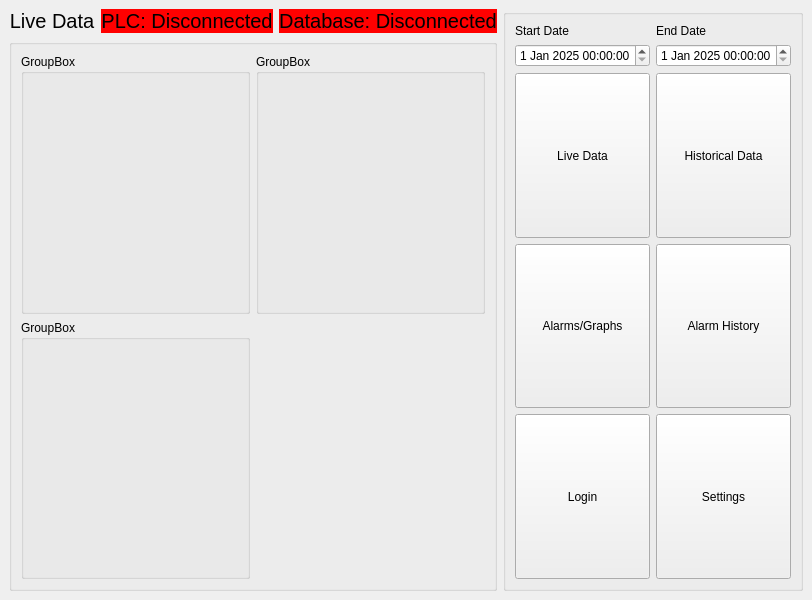
<?xml version="1.0" encoding="UTF-8"?>
<ui version="4.0">
 <class>MainWindow</class>
 <widget class="QMainWindow" name="MainWindow">
  <property name="geometry">
   <rect>
    <x>0</x>
    <y>0</y>
    <width>800</width>
    <height>600</height>
   </rect>
  </property>
  <property name="windowTitle">
   <string>MainWindow</string>
  </property>
  <widget class="QWidget" name="centralwidget">
   <layout class="QGridLayout" name="gridLayout_2">
    <item row="0" column="0">
     <widget class="QLabel" name="label_13">
      <property name="sizePolicy">
       <sizepolicy hsizetype="Fixed" vsizetype="Fixed">
        <horstretch>0</horstretch>
        <verstretch>0</verstretch>
       </sizepolicy>
      </property>
      <property name="font">
       <font>
        <pointsize>15</pointsize>
       </font>
      </property>
      <property name="text">
       <string>Live Data</string>
      </property>
      <property name="alignment">
       <set>Qt::AlignmentFlag::AlignCenter</set>
      </property>
     </widget>
    </item>
    <item row="0" column="1">
     <widget class="QLabel" name="label_14">
      <property name="sizePolicy">
       <sizepolicy hsizetype="Preferred" vsizetype="Fixed">
        <horstretch>0</horstretch>
        <verstretch>0</verstretch>
       </sizepolicy>
      </property>
      <property name="font">
       <font>
        <pointsize>15</pointsize>
       </font>
      </property>
      <property name="styleSheet">
       <string notr="true">background-color: red;</string>
      </property>
      <property name="text">
       <string>PLC: Disconnected</string>
      </property>
      <property name="alignment">
       <set>Qt::AlignmentFlag::AlignCenter</set>
      </property>
     </widget>
    </item>
    <item row="0" column="2">
     <widget class="QLabel" name="label_15">
      <property name="sizePolicy">
       <sizepolicy hsizetype="Preferred" vsizetype="Fixed">
        <horstretch>0</horstretch>
        <verstretch>0</verstretch>
       </sizepolicy>
      </property>
      <property name="font">
       <font>
        <pointsize>15</pointsize>
       </font>
      </property>
      <property name="styleSheet">
       <string notr="true">background-color: red;</string>
      </property>
      <property name="lineWidth">
       <number>0</number>
      </property>
      <property name="text">
       <string>Database: Disconnected</string>
      </property>
      <property name="alignment">
       <set>Qt::AlignmentFlag::AlignCenter</set>
      </property>
     </widget>
    </item>
    <item row="0" column="3" rowspan="2">
     <widget class="QGroupBox" name="controls_box">
      <property name="sizePolicy">
       <sizepolicy hsizetype="Fixed" vsizetype="Preferred">
        <horstretch>0</horstretch>
        <verstretch>0</verstretch>
       </sizepolicy>
      </property>
      <property name="minimumSize">
       <size>
        <width>300</width>
        <height>0</height>
       </size>
      </property>
      <property name="maximumSize">
       <size>
        <width>500</width>
        <height>16777215</height>
       </size>
      </property>
      <property name="title">
       <string/>
      </property>
      <layout class="QGridLayout" name="gridLayout_3">
       <item row="3" column="1">
        <widget class="QPushButton" name="alarm_history_button">
         <property name="sizePolicy">
          <sizepolicy hsizetype="Minimum" vsizetype="Ignored">
           <horstretch>0</horstretch>
           <verstretch>0</verstretch>
          </sizepolicy>
         </property>
         <property name="text">
          <string>Alarm History</string>
         </property>
        </widget>
       </item>
       <item row="4" column="0">
        <widget class="QPushButton" name="login_button">
         <property name="sizePolicy">
          <sizepolicy hsizetype="Minimum" vsizetype="Ignored">
           <horstretch>0</horstretch>
           <verstretch>0</verstretch>
          </sizepolicy>
         </property>
         <property name="text">
          <string>Login</string>
         </property>
        </widget>
       </item>
       <item row="2" column="0">
        <widget class="QPushButton" name="live_data_button">
         <property name="sizePolicy">
          <sizepolicy hsizetype="Minimum" vsizetype="Ignored">
           <horstretch>0</horstretch>
           <verstretch>0</verstretch>
          </sizepolicy>
         </property>
         <property name="text">
          <string>Live Data</string>
         </property>
        </widget>
       </item>
       <item row="3" column="0">
        <widget class="QPushButton" name="data_settings_button">
         <property name="sizePolicy">
          <sizepolicy hsizetype="Minimum" vsizetype="Ignored">
           <horstretch>0</horstretch>
           <verstretch>0</verstretch>
          </sizepolicy>
         </property>
         <property name="text">
          <string>Alarms/Graphs</string>
         </property>
        </widget>
       </item>
       <item row="1" column="0">
        <widget class="QDateTimeEdit" name="dateTimeEdit">
         <property name="dateTime">
          <datetime>
           <hour>0</hour>
           <minute>0</minute>
           <second>0</second>
           <year>2025</year>
           <month>1</month>
           <day>1</day>
          </datetime>
         </property>
        </widget>
       </item>
       <item row="0" column="1">
        <widget class="QLabel" name="label_10">
         <property name="sizePolicy">
          <sizepolicy hsizetype="Preferred" vsizetype="Fixed">
           <horstretch>0</horstretch>
           <verstretch>0</verstretch>
          </sizepolicy>
         </property>
         <property name="text">
          <string>End Date</string>
         </property>
        </widget>
       </item>
       <item row="2" column="1">
        <widget class="QPushButton" name="historical_data_button">
         <property name="sizePolicy">
          <sizepolicy hsizetype="Minimum" vsizetype="Ignored">
           <horstretch>0</horstretch>
           <verstretch>0</verstretch>
          </sizepolicy>
         </property>
         <property name="text">
          <string>Historical Data</string>
         </property>
        </widget>
       </item>
       <item row="0" column="0">
        <widget class="QLabel" name="label_2">
         <property name="sizePolicy">
          <sizepolicy hsizetype="Preferred" vsizetype="Fixed">
           <horstretch>0</horstretch>
           <verstretch>0</verstretch>
          </sizepolicy>
         </property>
         <property name="text">
          <string>Start Date</string>
         </property>
        </widget>
       </item>
       <item row="1" column="1">
        <widget class="QDateTimeEdit" name="dateTimeEdit_2">
         <property name="dateTime">
          <datetime>
           <hour>0</hour>
           <minute>0</minute>
           <second>0</second>
           <year>2025</year>
           <month>1</month>
           <day>1</day>
          </datetime>
         </property>
        </widget>
       </item>
       <item row="4" column="1">
        <widget class="QPushButton" name="pushButton">
         <property name="sizePolicy">
          <sizepolicy hsizetype="Minimum" vsizetype="Ignored">
           <horstretch>0</horstretch>
           <verstretch>0</verstretch>
          </sizepolicy>
         </property>
         <property name="text">
          <string>Settings</string>
         </property>
        </widget>
       </item>
      </layout>
     </widget>
    </item>
    <item row="1" column="0" colspan="3">
     <widget class="QGroupBox" name="graph_box">
      <property name="title">
       <string/>
      </property>
      <layout class="QGridLayout" name="gridLayout">
       <item row="0" column="0">
        <widget class="QGroupBox" name="empty_widget_1">
         <property name="title">
          <string>GroupBox</string>
         </property>
        </widget>
       </item>
       <item row="0" column="1">
        <widget class="QGroupBox" name="empty_widget_2">
         <property name="title">
          <string>GroupBox</string>
         </property>
        </widget>
       </item>
       <item row="1" column="0">
        <widget class="QGroupBox" name="empty_widget_3">
         <property name="title">
          <string>GroupBox</string>
         </property>
        </widget>
       </item>
      </layout>
     </widget>
    </item>
   </layout>
  </widget>
 </widget>
 <resources/>
 <connections/>
</ui>
